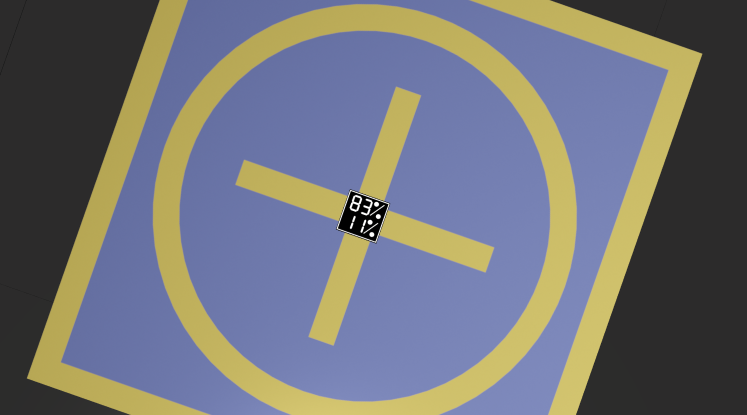
#> input picture Exemplos/Screenshot2.png, 1494 x 830 px (shown at 1/2 size)
$ python DetectBase.py
#> lines starting #> are read from the running program, lines starting #| are printed output that depends on the picture; after the words box and inside, x2 and y2 are one past the last pixel; in counts of white or black regions, pixels touching at a corner belong together
import cv2
import numpy as np
import imutils
from matplotlib import pyplot as plt
font = cv2.FONT_HERSHEY_COMPLEX


def order_points(pts):
    # initialzie a list of coordinates that will be ordered
    # such that the first entry in the list is the top-left,
    # the second entry is the top-right, the third is the
    # bottom-right, and the fourth is the bottom-left
    rect = np.zeros((4, 2), dtype="float32")

    # the top-left point will have the smallest sum, whereas
    # the bottom-right point will have the largest sum
    s = pts.sum(axis=1)
    rect[0] = pts[np.argmin(s)]
    rect[2] = pts[np.argmax(s)]

    # now, compute the difference between the points, the
    # top-right point will have the smallest difference,
    # whereas the bottom-left will have the largest difference
    diff = np.diff(pts, axis=1)
    rect[1] = pts[np.argmin(diff)]
    rect[3] = pts[np.argmax(diff)]

    # return the ordered coordinates
    return rect


def four_point_transform(image, pts):
    # obtain a consistent order of the points and unpack them
    # individually
    rect = order_points(pts)
    (tl, tr, br, bl) = rect

    # construct
    # the set of destination points to obtain a "birds eye view",
    # (i.e. top-down view) of the image, again specifying points
    # in the top-left, top-right, bottom-right, and bottom-left
    # order
    dst = np.array([
        [0, 0],
        [200, 0],
        [200, 200],
        [0, 200]], dtype="float32")

    # compute the perspective transform matrix and then apply it
    M = cv2.getPerspectiveTransform(rect, dst)
    warped = cv2.warpPerspective(image, M, (200, 200))

    # return the warped image
    return warped


def main():
    # define color black
    black = np.array((
        [0, 0, 0],  #lower
        [30, 30, 30]))#upper
    kernel = np.ones((5, 5), np.uint8)
    image = cv2.imread("Exemplos/Screenshot2.png") #load image
#> image is the input picture: shape (830, 1494, 3); mean B, G, R 119.2, 114.1, 112.7
    image = imutils.resize(image, height=1000) #resize the image to 1000x1000
#> image: shape (1000, 1800, 3)
    ratio = image.shape[0] / 1000.0
#> ratio = 1
    orig = image.copy() #create a copy of the image
    mask = cv2.inRange(image, black[0], black[1]) #binary mask
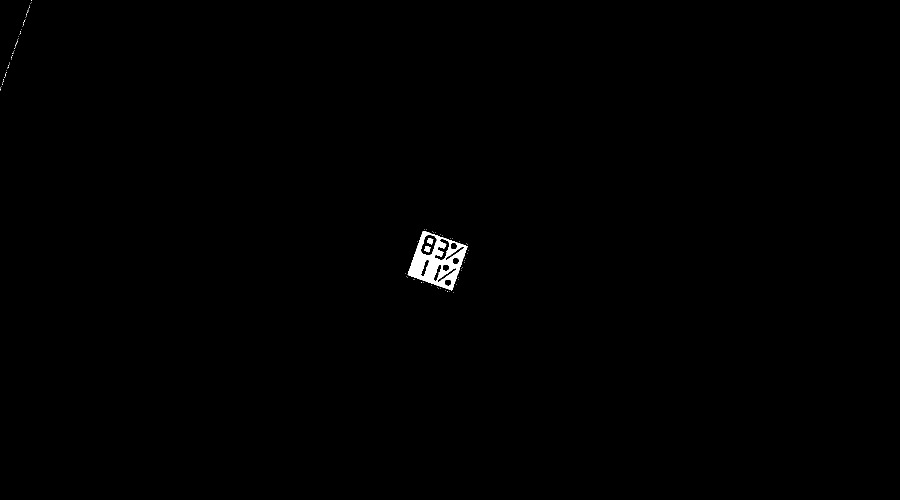
#> mask: shape (1000, 1800) (shown at 1/2 size); 0.36% white; 90 white regions (87 under 20 px), largest, box (x1, y1, x2, y2) and area: (815, 462, 935, 581) 6155, (854, 476, 867, 489) 111, (848, 492, 861, 505) 107
    closing = cv2.morphologyEx(mask, cv2.MORPH_CLOSE, kernel, iterations=10) #filter as to reduce noise
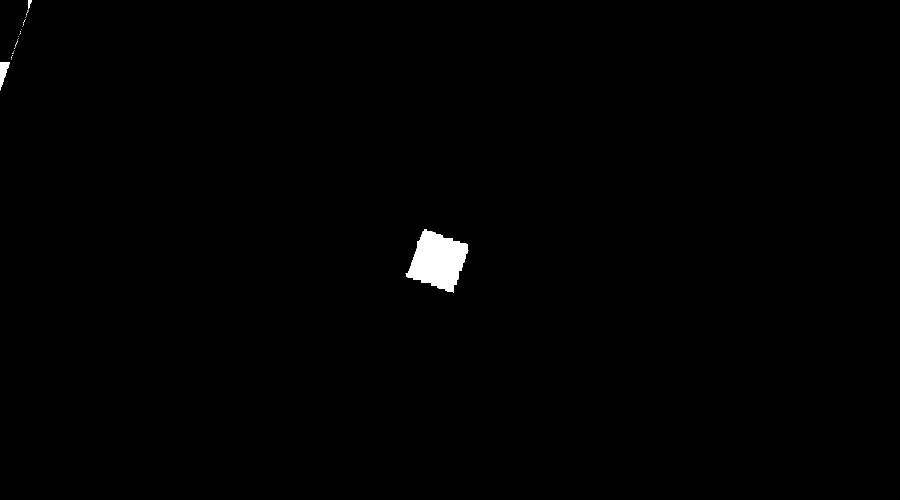
#> closing: shape (1000, 1800) (shown at 1/2 size); 0.58% white; 29 white regions (26 under 20 px)
    #closing = cv2.dilate(closing,kernel,iterations = 1)
    #cv2.imshow("mask", closing)
    # find edges in the image
    #edged = cv2.Canny(closing, 75, 200)

    #find and sort contours
    cnts = cv2.findContours(
        closing.copy(), cv2.RETR_LIST, cv2.CHAIN_APPROX_SIMPLE)
#> cnts = 29 contours, 26 with area under 20; largest, box (x1, y1, x2, y2) and area: (811, 458, 937, 586) 9541, (0, 124, 20, 181) 519, (57, 0, 64, 19) 44
    cnts = imutils.grab_contours(cnts)
    cnts = sorted(cnts, key=cv2.contourArea, reverse=True)[:5]
#> cnts = 5 contours, 2 with area under 20; largest, box (x1, y1, x2, y2) and area: (811, 458, 937, 586) 9541, (0, 124, 20, 181) 519, (57, 0, 64, 19) 44

    # loop over the contours
    for c in cnts:
        # approximate the contour
        peri = cv2.arcLength(c, True)
        approx = cv2.approxPolyDP(c, 0.02 * peri, True)

        # if our approximated contour has four points, then we
        # can assume that we have found a square
        if len(approx) == 4:
            screenCnt = approx
            break
#> this loop made 1 pass
#> (peri, screenCnt) on pass 1: (464.2, [[849, 458], [812, 553], [906, 585], [935, 488]])
    if screenCnt.any() == None:
        screenCnt = np.zeros((4, 2), dtype="float32")
    warped = four_point_transform(orig, screenCnt.reshape(4, 2) * ratio)
#> in order_points, `s = pts.sum(axis=1)`: s = [1307, 1365, 1491, 1423]
#> in order_points, `diff = np.diff(pts, axis=1)`: diff = [-391, -259, -321, -447]
#> in four_point_transform, `rect = order_points(pts)`: rect = [[849, 458], [935, 488], [906, 585], [812, 553]]
#> in four_point_transform, `(tl, tr, br, bl) = rect`: tl = [849, 458]; tr = [935, 488]; br = [906, 585]; bl = [812, 553]
#> in four_point_transform, `M = cv2.getPerspectiveTransform(rect, dst)`: M = [[2.18, 0.847, -2234.7], [-0.754, 2.16, -349.9], [-0.000387, 0.000869, 1]]
#> in four_point_transform, `warped = cv2.warpPerspective(image, M, (200, 200))`:
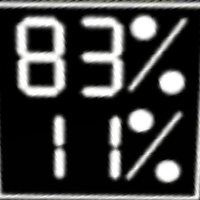
#> warped: shape (200, 200, 3); mean B, G, R 62.3, 62.5, 62.5

    # convert the warped image to grayscale, then threshold it
    # to give it that 'black and white' paper effect
    warped = cv2.cvtColor(warped, cv2.COLOR_BGR2GRAY)
#> warped: shape (200, 200)


    # show the bounding box
    cv2.drawContours(image, [screenCnt], -1, (0, 255, 0), 2)
    plt.subplot(121), plt.imshow(image)
    #cv2.imshow("Original", imutils.resize(orig, height = 650))
    binary_nums = cv2.inRange(warped, 150, 255)
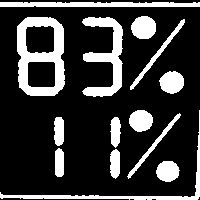
#> binary_nums: shape (200, 200); 21.9% white; 14 white regions, largest, box (x1, y1, x2, y2) and area: (17, 17, 65, 96) 2056, (82, 17, 123, 97) 1418, (0, 110, 200, 200) 949
    binary_nums = cv2.erode(binary_nums, kernel, iterations=1)
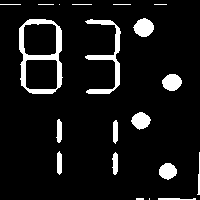
#> binary_nums: shape (200, 200); 8.5% white; 20 white regions (6 under 20 px), largest, box (x1, y1, x2, y2) and area: (19, 19, 63, 94) 1049, (85, 19, 121, 94) 672, (133, 18, 154, 37) 285
    binary_nums = cv2.dilate(binary_nums, kernel, iterations=2)
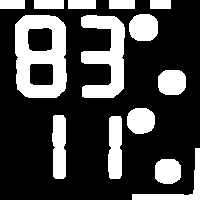
#> binary_nums: shape (200, 200); 27.6% white; 14 white regions, largest, box (x1, y1, x2, y2) and area: (15, 15, 67, 98) 2982, (81, 15, 125, 98) 2131, (52, 115, 66, 179) 816
    #cv2.imshow("Scanned", binary_nums)
    plt.subplot(222), plt.imshow(warped, cmap='plasma')
    plt.subplot(221), plt.imshow(binary_nums, cmap='plasma')
    print(np.array([[binary_nums[19][46], binary_nums[35][62], binary_nums[70][67],
          binary_nums[86][48], binary_nums[70][30], binary_nums[40][36], binary_nums[52][47]]]))
#| [[255 255   0 255   0   0 255]]
    print(np.array([[binary_nums[20][100], binary_nums[32][121], binary_nums[71][117],
          binary_nums[85][100], binary_nums[70][85], binary_nums[36][84], binary_nums[20][100]]]))
#| [[255 255 255 255   0   0 255]]
    plt.show()
#> figure, not shown here; B, G, R data is drawn as R, G, B
    # print(binary_nums)


main()
cv2.waitKey(0)
cv2.destroyAllWindows()

$ run again, with Exemplos/Screenshot4.png copied over Exemplos/Screenshot2.png
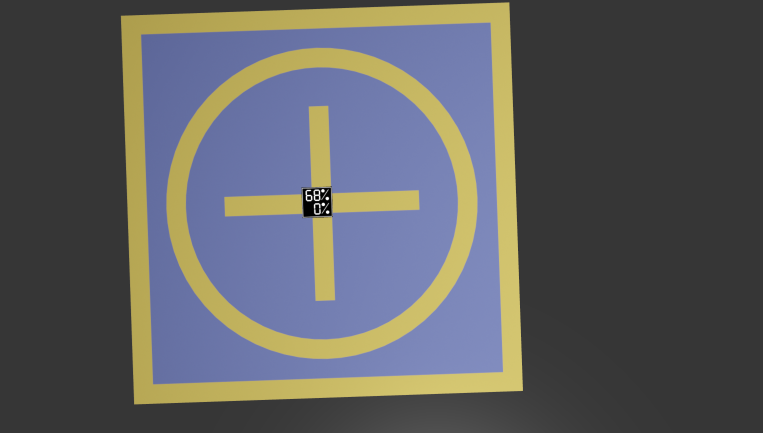
#> input picture Exemplos/Screenshot4.png, 1526 x 866 px (shown at 1/2 size)
#> in main, image is the input picture: shape (866, 1526, 3); mean B, G, R 96.2, 94.8, 94.1
#> in main, `mask = cv2.inRange(image, black[0], black[1])`:
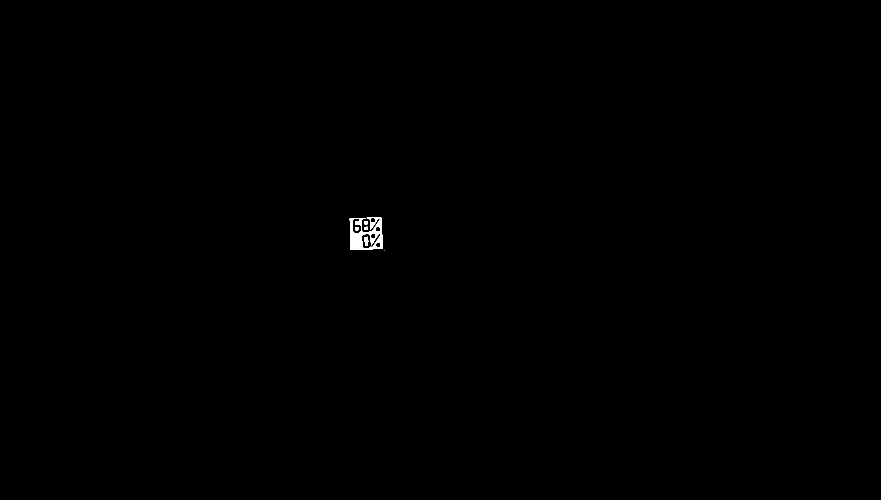
#> mask: shape (1000, 1762) (shown at 1/2 size); 0.15% white; 6 white regions (1 under 20 px), largest, box (x1, y1, x2, y2) and area: (699, 435, 765, 500) 2350, (729, 473, 737, 492) 122, (710, 454, 717, 461) 46, (728, 442, 735, 449) 43, (729, 453, 736, 460) 43
#> closing: shape (1000, 1762); 0.23% white; 2 white regions (1 under 20 px)
#> cnts = 2 contours, 1 with area under 20; largest, box (x1, y1, x2, y2) and area: (699, 435, 765, 500) 3960
#> the loop in main, `for c in cnts:` made 1 pass
#> (peri, screenCnt) on pass 1: (253.9, [[762, 435], [699, 437], [701, 499], [764, 498]])
#> s = [1197, 1136, 1200, 1262]
#> diff = [-327, -262, -202, -266]
#> rect = [[699, 437], [762, 435], [764, 498], [701, 499]]
#> tl = [699, 437]; tr = [762, 435]; br = [764, 498]; bl = [701, 499]
#> M = [[3.89, -0.125, -2663.5], [0.123, 3.89, -1784.8], [0.000308, -1.97e-05, 1]]
#> in main, `binary_nums = cv2.dilate(binary_nums, kernel, iterations=2)`:
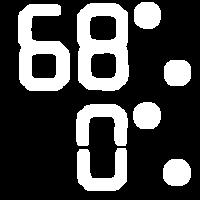
#> binary_nums: shape (200, 200); 26.9% white; 8 white regions, largest, box (x1, y1, x2, y2) and area: (77, 3, 129, 91) 3029, (18, 4, 70, 91) 2624, (76, 104, 128, 146) 1306
#| [[  0   0 255 255 255   0 255]]
#| [[  0 255 255 255 255 255   0]]

$ run again, with Exemplos/Screenshot5.png copied over Exemplos/Screenshot2.png
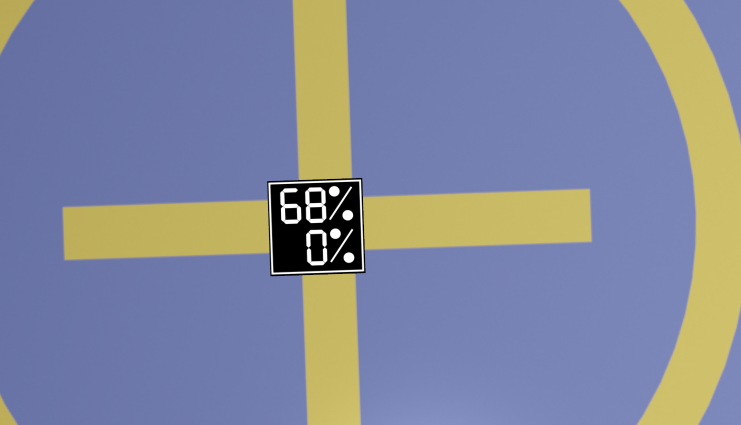
#> input picture Exemplos/Screenshot5.png, 1481 x 849 px (shown at 1/2 size)
#> in main, image is the input picture: shape (849, 1481, 3); mean B, G, R 156.4, 134.8, 129.6
#> in main, `mask = cv2.inRange(image, black[0], black[1])`:
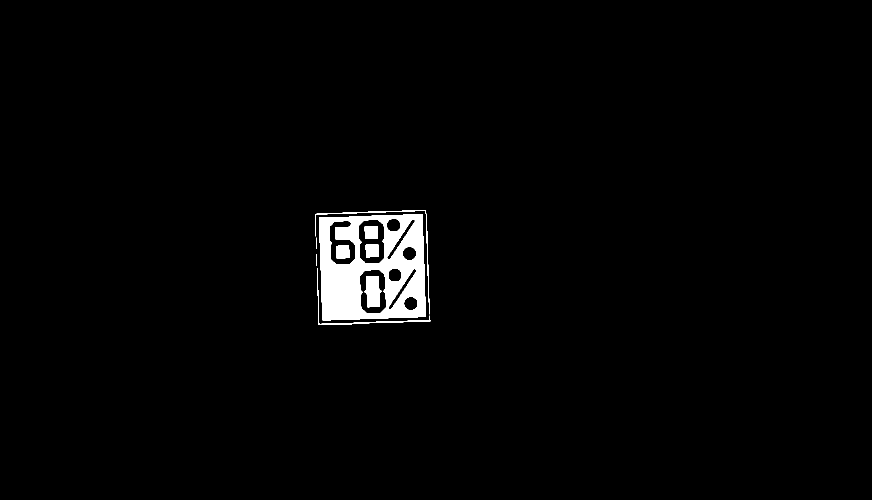
#> mask: shape (1000, 1744) (shown at 1/2 size); 1.9% white; 9 white regions, largest, box (x1, y1, x2, y2) and area: (638, 428, 852, 641) 28388, (729, 552, 764, 615) 1650, (630, 420, 859, 629) 810
#> closing: shape (1000, 1744); 2.9% white; 1 white region
#> cnts = 1 contour; box (x1, y1, x2, y2) and area: (630, 420, 861, 650) 49290
#> the loop in main, `for c in cnts:` made 1 pass
#> (peri, screenCnt) on pass 1: (899.8, [[851, 420], [630, 428], [637, 649], [860, 642]])
#> s = [1271, 1058, 1286, 1502]
#> diff = [-431, -202, 12, -218]
#> rect = [[630, 428], [851, 420], [860, 642], [637, 649]]
#> tl = [630, 428]; tr = [851, 420]; br = [860, 642]; bl = [637, 649]
#> M = [[0.938, -0.0297, -578.1], [0.0341, 0.942, -424.4], [2.39e-05, 4.06e-05, 1]]
#> in main, `binary_nums = cv2.dilate(binary_nums, kernel, iterations=2)`:
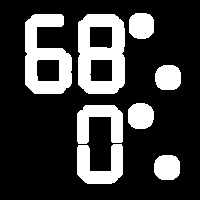
#> binary_nums: shape (200, 200); 23.7% white; 8 white regions, largest, box (x1, y1, x2, y2) and area: (78, 14, 125, 94) 2658, (25, 14, 72, 94) 2272, (77, 144, 123, 184) 1155
#| [[255   0 255 255 255 255 255]]
#| [[255 255 255 255 255 255 255]]
